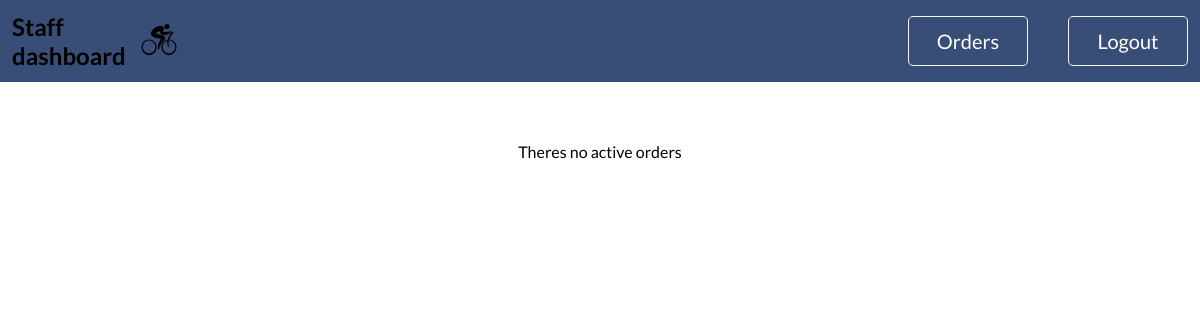
The page /staff/orders/ (signed in) on the database as committed earlier.
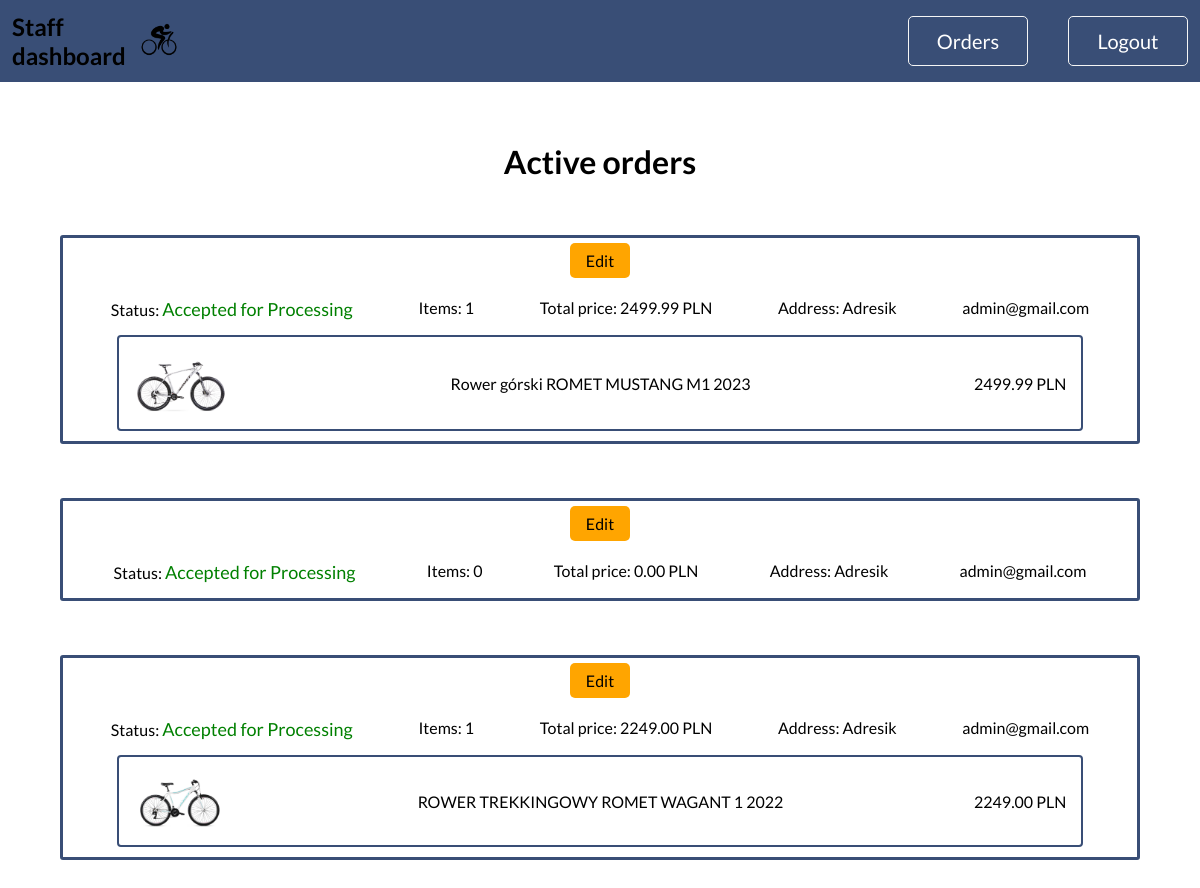
The same page on the database as committed later.
### shop/models.py (models this page shows, shortened)
class Order(models.Model):
    STATUS_CHOICES = (
        ('accepted', 'Accepted for Processing'),
        ('shipped', 'Shipped'),
        ('delivered', 'Delivered'),
    )
    address = models.ForeignKey(Address, on_delete=models.CASCADE)
    items = models.ManyToManyField(Product)
    user = models.ForeignKey(User, on_delete=models.CASCADE)
    status = models.CharField(max_length=20, choices=STATUS_CHOICES, default='accepted')
    total_items = models.PositiveIntegerField(default=0)
    total_price = models.DecimalField(max_digits=10, decimal_places=2, default=0)

class Product(models.Model):
    title = models.CharField(max_length=100, unique=True)
    description = models.TextField()
    price = models.DecimalField(max_digits=10, decimal_places=2)
    category = models.ForeignKey(Category, on_delete=models.CASCADE)
    image = models.ImageField(upload_to=upload_to_path)
    class Meta:
        verbose_name_plural = 'Product'

### users/models.py (models this page shows)
class Address(models.Model):
    name = models.CharField(max_length=50, unique=True)
    first_name = models.CharField(max_length=30)
    last_name = models.CharField(max_length=30)
    street = models.CharField(max_length=100)
    house = models.CharField(max_length=10)
    apartment = models.CharField(max_length=10, blank=True, null=True)
    postal_code = models.CharField(max_length=10)
    city = models.CharField(max_length=50)
    country = models.CharField(max_length=20)
    phone = PhoneNumberField(unique=True)
    user = models.ForeignKey(User, on_delete=models.CASCADE)
    def __str__(self):
        return self.name

### staff/views.py (the view)
# urls.py: path('orders/', OrdersView.as_view(), name='orders'),
class OrdersView(LoginView, UserPassesTestMixin, ListView):
    model = Order
    template_name = 'staff/orders.html'
    context_object_name = 'orders'
    def test_func(self):
        return self.request.user.is_staff
    def get_queryset(self):
        return Order.objects.all()

### shop/context_processors.py (called while the page is built)
def products(request):
    categories = Category.objects.exclude(name="Bikes")
    bikes_category = Category.objects.get(name="Bikes")
    return {'categories': categories, 'bikes_category': bikes_category}

### templates/staff/orders.html
{% extends "base_staff.html" %}
{% block content %}
<div class="cart">
    {% if orders %}
        <h1>Active orders</h1>
        {% for order in orders %}
            <div class="one-order">
                <a class="info-btn" href="{% url 'staff:order' order.id %}">Edit</a>
                <div class="order-summary">
                    <p>Status: <span style="font-size: 18px; color:
                        {% if order.status == 'accepted' %} green;
                        {% elif order.status == 'shipped' %} blue;
                        {% elif order.status == 'delivered' %} purple;
                        {% endif %}">
                        {{ order.get_status_display }}
                    </span></p>
                    <p>Items: {{ order.total_items }}</p>
                    <p>Total price: {{ order.total_price }} PLN</p>
                    <p>Address: {{ order.address }}</p>
                    <p>{{ order.user.email }}</p>
                </div>
                <ul>
                    {% for product in order.items.all %}
                        <a href="{% url 'shop:item' product.id %}">
                            <li>
                                <div class="cart-element">
                                    <img src="{{ product.image.url }}" alt="">
                                    <p>{{ product.title }}</p>
                                    <p>{{ product.price }} PLN</p>
                                </div>
                            </li>
                        </a>
                    {% endfor %}
                </ul>
            </div>
        {% endfor %}
    {% else %}
        <p>Theres no active orders</p>
    {% endif %}
</div>
{% endblock content %}

### templates/base_staff.html (shortened to what this page needs)
{% load static %}
<!DOCTYPE html>
<html lang="en">
<head>
    <link rel="stylesheet" type="text/css" href="{% static 'css/style.css' %}">
</head>
<body>
    <header>
        <nav class="navigation">
            <h1>Staff dashboard</h1>
            <a href="{% url 'staff:home' %}">
                <img src="{% static 'images/header-logo.png' %}">
            </a>
            <ul class="navigation-list">
                {% if user.is_authenticated %}
                    <li class="navigation-list-element header-btn"><a href="{% url 'staff:orders' %}">Orders</a></li>
                    <li class="navigation-list-element header-btn"><a href="{% url 'staff:logout' %}">Logout</a></li>
                {% else %}
                    <li class="navigation-list-element header-btn"><a href="{% url 'staff:login' %}">Login</a></li>
                {% endif %}
            </ul>
        </nav>
    </header>
    <main>
        {% block content %}{% endblock %}
    </main>
</body>
</html>

### static/css/style.css (style rules this page uses)
* { margin: 0; padding: 0; box-sizing: border-box; font-family: 'Lato', sans-serif; }
body { background-color: #ffffff; }
nav img { width: 5%; height: 5%; }
nav a { text-decoration: none; color: white; }
header { display: flex; width: 100%; height: 15%; background-color: #394E76; padding: 1%; }
.navigation { margin: auto; display: flex; justify-content: space-around; align-items: center; }
.navigation-list { height: 100%; list-style: none; display: flex; justify-content: center; align-items: center; gap: 40px; font-size: 20px; }
.header-btn { width: 120px; height: 50px; display: flex; justify-content: center; align-items: center; border: 1px solid #f5f5f5; border-radius: 5px; transition: 0.3s ease-in-out; }
ul { list-style-type: none; padding: 0; margin: 0; }
.info-btn { background-color: #FFA500; color: white; padding: 8px 16px; border: none; border-radius: 5px; text-align: center; text-decoration: none; display: inline-block; font-size: 16px; margin: 5px 0; cursor: pointer; transition: background-color 0.3s; }
.cart { text-align: center; display: flex; flex-direction: column; margin: 5% auto; width: 90%; }
.cart-element { width: 90%; margin: 10px auto; border: 2px solid #394E76; padding: 15px; display: flex; justify-content: space-between; align-items: center; border-radius: 4px; }
.cart-element img { width: 10%; height: 10%; justify-content: left; }
.one-order { margin-top: 5%; border: 3px solid #394E76; border-radius: 3px; }
.one-order a { text-decoration: none; color: black; }
.order-summary { display: flex; justify-content: space-around; margin: 15px; }

Rows that differ between the two databases and show on the page:
added Order: status "Accepted for Processing", total_items "1", total_price "2499.99", address "Adresik", user.email "admin@gmail.com"
now on this page (row edited): Product: image (picture), title "Rower górski ROMET MUSTANG M1 2023", price "2499.99", shown under "Accepted for Processing"
added Order: status "Accepted for Processing", total_items "0", total_price "0.00", address "Adresik", user.email "admin@gmail.com"
added Order: status "Accepted for Processing", total_items "1", total_price "2249.00", address "Adresik", user.email "admin@gmail.com"
now on this page (row edited): Product: image (picture), title "ROWER TREKKINGOWY ROMET WAGANT 1 2022", price "2249.00", shown under "Accepted for Processing"
Other text that changed with them:
text no longer shown: "Theres no active orders"
text now shown: "Active orders"
